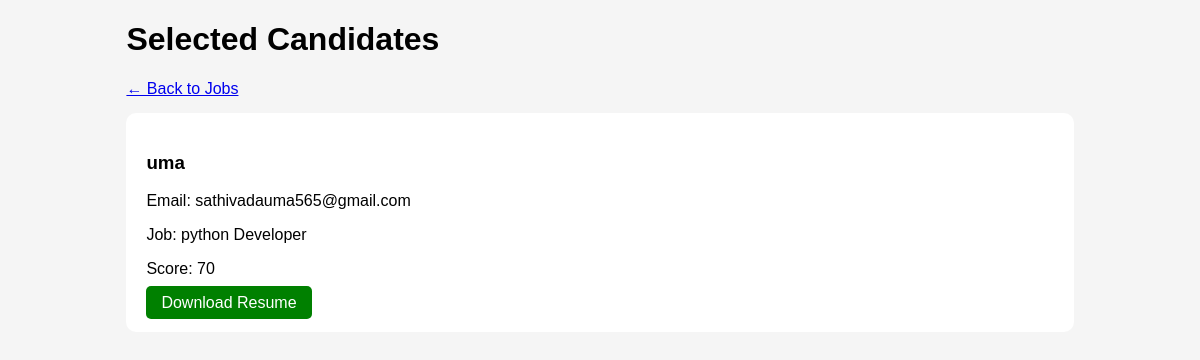
Page /selected/ on the committed database.
### recruitment/models.py (models this page shows, shortened)
class Application(models.Model):
    job = models.ForeignKey(Job, on_delete=models.CASCADE)
    name = models.CharField(max_length=100)
    email = models.EmailField()
    resume = models.FileField(upload_to='resumes/')
    score = models.IntegerField(default=0)
    status = models.CharField(max_length=20, default="Pending")

class Job(models.Model):
    title = models.CharField(max_length=100)
    skills = models.TextField()
    experience = models.CharField(max_length=50)

### recruitment/views.py (the view)
# urls.py: path('selected/', views.selected_candidates, name='selected_candidates'),
def selected_candidates(request):
    selected = Application.objects.filter(status="Selected").order_by('-score')
    return render(request, 'selected.html', {'applications': selected})

### templates/selected.html (shortened to what this page needs)
<!DOCTYPE html>
<html>
<head>
</head>
<body>
<div class="container">
<h1>Selected Candidates</h1>
<a href="/">← Back to Jobs</a>
{% for app in applications %}
<div class="card">
    <h3>{{ app.name }}</h3>
    <p>Email: {{ app.email }}</p>
    <p>Job: {{ app.job.title }}</p>
    <p>Score: {{ app.score }}</p>
    <a href="{{ app.resume.url }}" class="btn" target="_blank">
        Download Resume
    </a>
</div>
{% empty %}
<p>No selected candidates</p>
{% endfor %}
</div>
</body>
</html>

### templates/selected.html (style rules this page uses)
body { font-family: Arial; background: #f5f5f5; }
.container { width: 80%; margin: auto; }
.card { background: white; padding: 20px; margin: 15px 0; border-radius: 10px; }
.btn { padding: 8px 15px; background: green; color: white; text-decoration: none; border-radius: 5px; }

### rows in the picture
Application: name "uma", email "sathivadauma565@gmail.com", job "python Developer", score "70"
